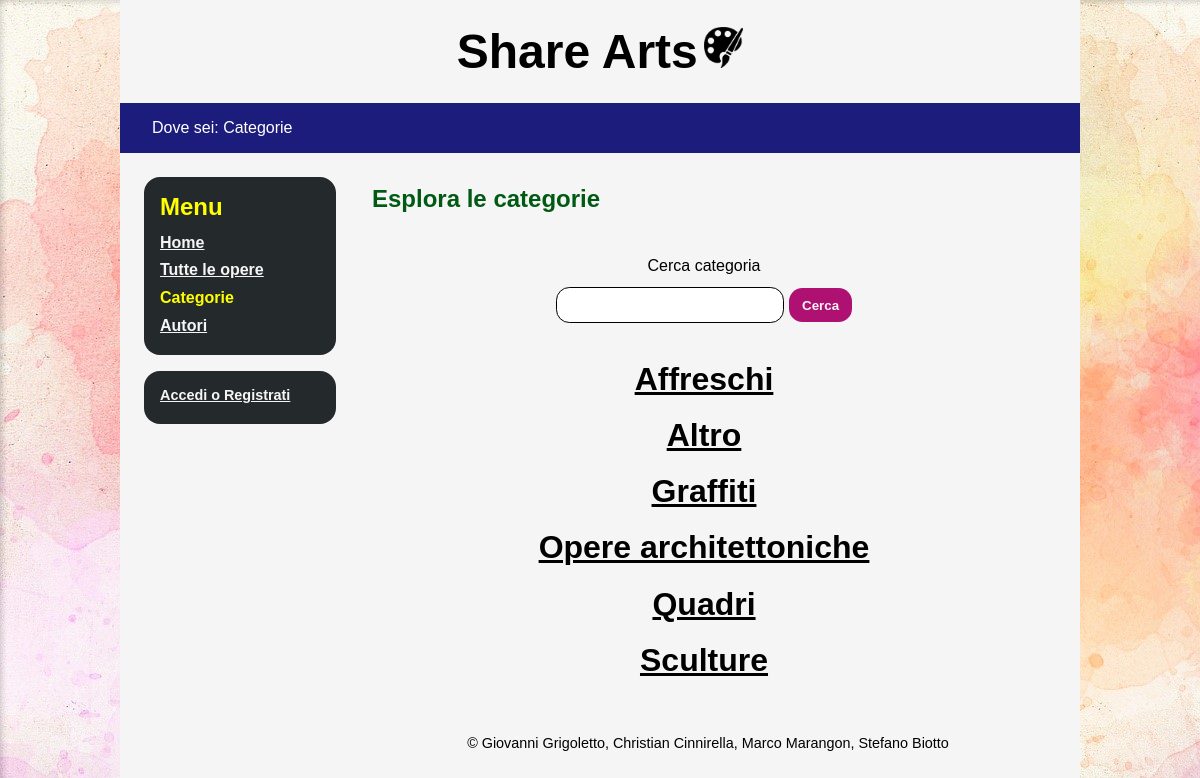
The page /categorie.php on the database its author committed.
### tables this page shows
CREATE TABLE categoria (
  id                 INT AUTO_INCREMENT PRIMARY KEY,
  nome_categoria     VARCHAR(200) NOT NULL,
  cat_description    VARCHAR(2000) NOT NULL
  
);

### includes/DB.php (called while the page is built, shortened)
<?php
class DB extends mysqli{
    public function getListaCategorie()
	{
		$sql = "SELECT nome_categoria, id FROM categoria  ORDER BY nome_categoria";
		$query = $this->prepare($sql);
		$query->execute();
		$result = $query->get_result();
		$rec = array();
		while ($row = $result->fetch_assoc())
			{
				$rec[] = $row;
			}
		return $rec;
    }
}

### categorie.php (the view, shortened to what this page needs)
<?php
require_once('includes/DB.php');
$db = new DB();
$page_head = file_get_contents('includes/head.html');
$page_body = file_get_contents('includes/body.html');
$page_head = str_replace("<scripts />", "", $page_head);
$login_button = file_get_contents('includes/login_button.html');
$profile_button = file_get_contents('includes/usr_zone_logged.html');
$admin = false;
if (!isset($_GET['id'])) {
    $title = 'Categorie - Share Arts';
    $page_head = str_replace("<titolo />", $title, $page_head);
    $page_head = str_replace("<page_description/>", "Elenco delle categorie di opere presenti nel sito", $page_head);
    $page_head = str_replace("<keywords/>", "arte, opera, selezione, esplorare, categorie", $page_head);
    $page_head = str_replace("<metatitle/>", $title, $page_head);
    $content = file_get_contents('includes/categorie_list.html');
    $counter = 1;
    if(isset($_GET['trova_categoria']) && !empty($_GET['nome']))
    {
            $link = file_get_contents('includes/link.html');
            $link = str_replace("<path />", "categorie.php", $link);
            $link = str_replace("<nome_link />", "Categorie", $link);
            $link = str_replace("<tab />", $counter++, $link);
            $page_body = str_replace("<breadcrumb />", $link . " > Ricerca: " . $_GET['nome'], $page_body);
            $page_body = str_replace("<tab1 />", $counter++, $page_body);
            $page_body = str_replace("<tab2 />", $counter++, $page_body);
            $page_body = str_replace("<tab3 />", $counter++, $page_body);
            $page_body = str_replace("<tab4 />", $counter++, $page_body);
            if(isset($_SESSION['user_id'])) {
                if ($admin) {
                    $admin_button = file_get_contents('includes/usr_zone_admin.html');
                    $admin_button = str_replace("<tab1 />", $counter++, $admin_button);
                    $admin_button = str_replace("<tab2 />", $counter++, $admin_button);
                    $page_body = str_replace("<utente />",  $admin_button, $page_body);
                }
                else {
                    $profile_button = str_replace("<id_aut />", $_SESSION['user_id'], $profile_button);
                    $profile_button = str_replace("<tab1 />", $counter++, $profile_button);
                    $profile_button = str_replace("<tab2 />", $counter++, $profile_button);
                    $page_body = str_replace("<utente />", $profile_button, $page_body);
                }
            }
    else {
    $login_button = str_replace("<tab />", $counter++, $login_button);
    $page_body = str_replace("<utente />",$login_button, $page_body);
    }
    $content = str_replace ("<tab1 />", $counter++, $content);
    $content = str_replace ("<tab2 />", $counter++, $content);
            $categorie = $db->getListaCategorieS($_GET['nome']);
            $lista_categorie = '';
            if($categorie != null) {
                foreach($categorie as $categoria){
                    $cat = file_get_contents('includes/categorie_list_element.html');
                    $cat = str_replace("<categoria_element />", $categoria['nome_categoria'], $cat);
                    $cat = str_replace("<id_cat />", $categoria['id'], $cat);
                    $cat = str_replace("<tab />", $counter, $cat);
                    $lista_categorie .= $cat;
                    $counter++;
                }
            }
            else {
                $no_result = file_get_contents('includes/ricerca_categorie_no_results.html');
                $no_result = str_replace("<tab_nores />", $counter++, $no_result);
                $content = str_replace("<categorie />", "<li/>", $content);
                $content.= $no_result;
            }
        $content = str_replace("<categorie />", empty($lista_categorie)?"<li/>":$lista_categorie, $content);
        $content = str_replace("<cercato/>", " risultati per " . htmlentities($_GET['nome']), $content);
    }
    else
    {
    $page_body = str_replace('<li><a href="categorie.php" tabindex="<tab3 />">Categorie</a></li>', '<li>Categorie</li>', $page_body);
    $page_body = str_replace("<breadcrumb />", "Categorie", $page_body);
    $page_body = str_replace("<tab1 />", $counter++, $page_body);
    $page_body = str_replace("<tab2 />", $counter++, $page_body);
    $page_body = str_replace("<tab4 />", $counter++, $page_body);
    if(isset($_SESSION['user_id'])) {
        if ($admin) {
            $admin_button = file_get_contents('includes/usr_zone_admin.html');
            $admin_button = str_replace("<tab1 />", $counter++, $admin_button);
            $admin_button = str_replace("<tab2 />", $counter++, $admin_button);
            $page_body = str_replace("<utente />",  $admin_button, $page_body);
        }
        else {
            $profile_button = str_replace("<id_aut />", $_SESSION['user_id'], $profile_button);
            $profile_button = str_replace("<tab1 />", $counter++, $profile_button);
            $profile_button = str_replace("<tab2 />", $counter++, $profile_button);
            $page_body = str_replace("<utente />", $profile_button, $page_body);
        }
    }
    else {
    $login_button = str_replace("<tab />", $counter++, $login_button);
    $page_body = str_replace("<utente />",$login_button, $page_body);
    }
    $content = str_replace ("<tab1 />", $counter++, $content);
    $content = str_replace ("<tab2 />", $counter++, $content);
            $categorie = $db->getListaCategorie();
            $lista_categorie = '';
            if($categorie != null) {
                foreach($categorie as $categoria){
                    $cat = file_get_contents('includes/categorie_list_element.html');
                    $cat = str_replace("<categoria_element />", $categoria['nome_categoria'], $cat);
                    $cat = str_replace("<id_cat />", $categoria['id'], $cat);
                    $cat = str_replace("<tab />", $counter, $cat);
                    $lista_categorie .= $cat;
                    $counter++;
                     }
         }
         $content = str_replace("<categorie />", empty($lista_categorie)?"<li/>":$lista_categorie, $content);
        $content = str_replace("<cercato/>", "", $content);
    }
}
$page_body = str_replace('<content />', $content, $page_body);
echo $page_head  . $page_body  ;
?>

### css/desktop.css (style rules this page uses)
* { padding: 0; border: 0; margin: 0; font-family: Verdana, Geneva, sans-serif; }
html { background-image: url("../img/background.jpg"); }
body { background-color: #f5f5f5; margin: 0 10%; min-height: 100vh; height: auto; }
#titolone { padding: 1em; font-size: 1.5em; text-align: center; }
#titolone h1 { display: inline-block; }
#titolone img { height: 1.7em; }
#breadcrumb { background-color: rgb(28, 28, 124); color: white; padding: 1em; padding-left: 2em; }
#contenuto { margin: 2em; margin-left: 15em; }
.titolo_sezione { font-size: 1.5em; font-weight: bold; color: rgb(1, 90, 20); padding: 0 0 0.5em 0.5em; }
.box { margin: 0.5em; padding: 1em; background-color: rgb(36, 42, 44); font-weight: bold; color: yellow; border-radius: 1em; }
#usr_zone { margin-top: 1em; }
#navigator { float: left; padding: 1em 0 0 1em; width: 13em; }
#navigator a:link { color: whitesmoke; }
#menubox ul { list-style-type: none; padding-top: 0.5em; }
#menubox li { padding: 0.3em 0; }
.submit_button { background-color: rgb(175, 17, 114); padding: 0.7em 1em; margin: 1em 0; color: whitesmoke; font-weight: bold; cursor: pointer; border-radius: 1em; }
#usr_zone a { color: white; }
#loggati { font-size: 0.9em; }
#usr_zone ul { list-style-type: none; }
#usr_zone li { padding-bottom: 0.3em; }
.elenco ul { padding-top: 1em; text-align: center; list-style-type: none; }
.elenco li { padding: 0.3em; font-size: 2em; font-weight: bold; }
.elenco a:link { color: black; }
.ricerca { text-align: center; padding-top: 2em; }
.banner_cerca { padding: 0.7em 1em; border-radius: 1em; width: 15em; border-style:solid; border-color: black; border-width: 0.1em; }
.cerca { display: block; }
#footer { text-align: center; padding: 1em; margin-bottom: 0; font-size: 0.9em; margin-left: 15em; }

### css/mobile.css (style rules this page uses)
html { background-image: none; }
body { background-color: #fafafa; margin: 0; }
#titolone { padding: 1em; font-size: 1em; text-align: center; }
#breadcrumb { padding: 0.6em; font-size: 0.8em; }
#navigator { float: none; text-align: center; padding: 0; width: auto; }
#contenuto { margin: 1em; text-align: center; }
.titolo_sezione { font-size: 1.5em; padding: 0 0 1em 0; }
#footer { margin-left: 0; }

### css/print.css (style rules this page uses)
* { padding: 0; border: 0; margin: 0; font-family:Georgia, 'Times New Roman', Times, serif; }
html { background-image: none; }
body { background-color: #fafafa; margin: 0; min-height: 100vh; height: auto; }
#titolone { padding: 1em; font-size: 0.8em; text-align: center; }
#titolone h1 { display: inline-block; }
#titolone img { height: 1em; }
#breadcrumb { display: none; }
#contenuto { margin: 2em; }
.cerca { display: none; }
.box { margin: 1em; padding: 1em; background-color: rgb(0, 110, 0); font-weight: bold; color: rgb(231, 255, 94); border-radius: 1em; }
#usr_zone { margin-top: 1em; }
#navigator { display: none; }
#menubox a { color: whitesmoke; }
#menubox ul { list-style-type: none; padding-top: 0.5em; }
#menubox li { padding: 0.3em 0; }
.titolo_sezione { font-size: 1.5em; font-weight: bold; color: rgb(138, 0, 138); padding: 0 0 1em 0.5em; }
.elenco ul { padding-top: 1em; text-align: center; list-style-type: none; font-size: 2em; font-weight: bold; }
.elenco li { padding: 0.3em; }
.elenco a { color: black; }
.submit_button { display: none; }
#footer { display: none; }

### rows shown on the page
categoria: str_replace("<tab />", $counter, $cat) "Affreschi"
categoria: str_replace("<tab />", $counter, $cat) "Altro"
categoria: str_replace("<tab />", $counter, $cat) "Graffiti"
categoria: str_replace("<tab />", $counter, $cat) "Opere architettoniche"
categoria: str_replace("<tab />", $counter, $cat) "Quadri"
categoria: str_replace("<tab />", $counter, $cat) "Sculture"

### other values the page prints
str_replace("<tab />", $counter++, $login_button) "Accedi o Registrati"
